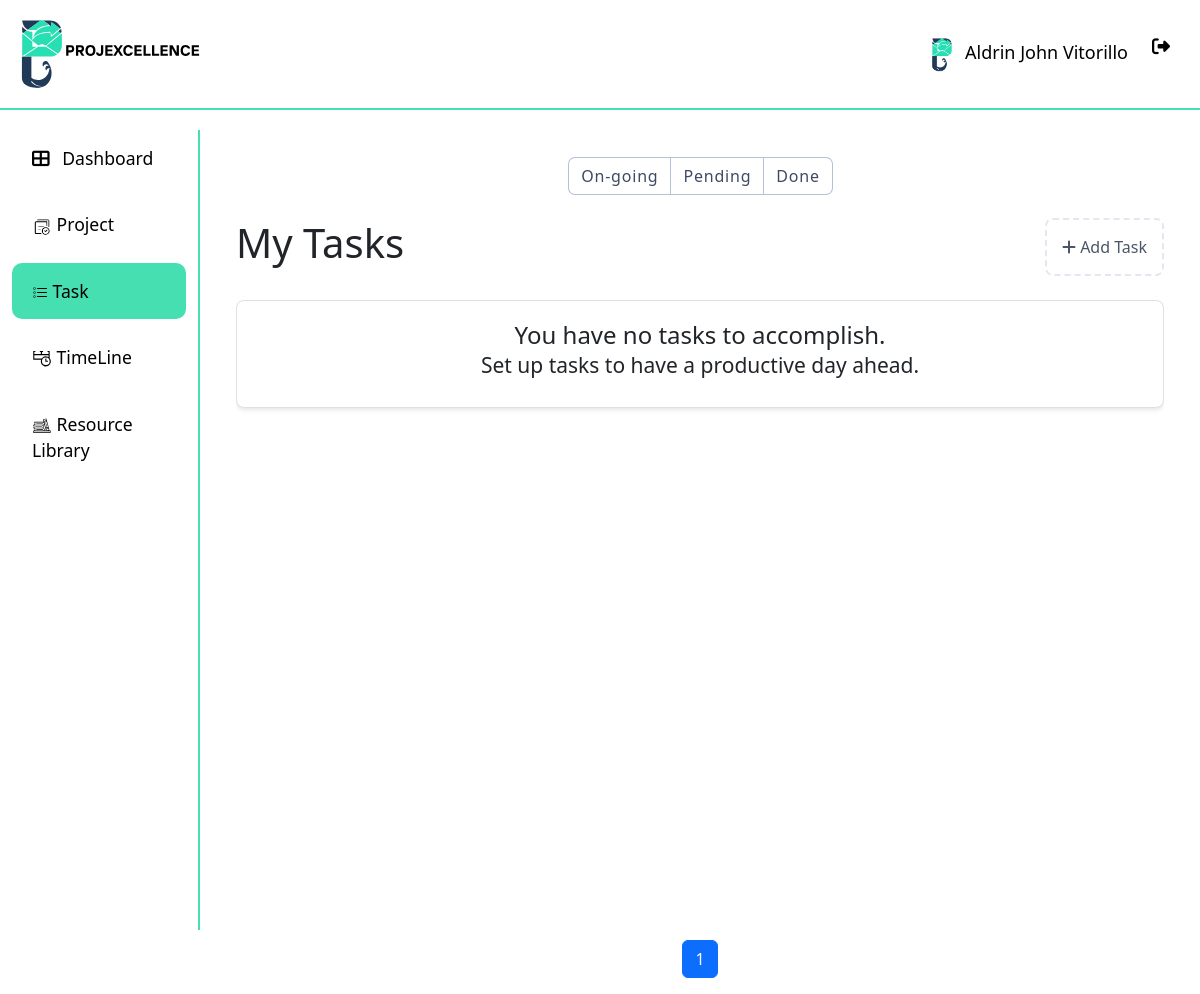
Page /task/Pending/ (signed in) on the committed database.
### api/models.py (models this page shows, shortened)
class User(AbstractUser):
    ROLE_CHOICES = [
        ("ADMIN", "Admin"),
        ("PM", "projectmanger"),
        ("MEMBER", "member"),
    ]
    STATUS_CHOICES = [
        ("APPROVED", "Approved"),
        ("REJECTED", "Rejected"),
        ("PENDING", "Pending"),
    ]
    username = None  # Remove the username field entirely
    email = models.EmailField(_("email address"), unique=True)
    phone_regex = RegexValidator(
        regex=r"^\+?1?\d{9,15}$",
        message="Phone number must be entered in the format: '+999999999'. Up to 15 digits allowed.",
    )
    phone_number = models.CharField(validators=[phone_regex], max_length=17, blank=True)
    role = models.CharField(max_length=10, choices=ROLE_CHOICES, default="EMPLOYEE")
    date_of_hire = models.DateField(blank=True, null=True)
    profile_path = models.ImageField(null=True, blank=True,upload_to='profile/' )
    status = models.CharField(max_length=20, choices=STATUS_CHOICES, default="PENDING")
    groups = models.ManyToManyField(
        "auth.Group",
        verbose_name=_("groups"),
        blank=True,
        related_name="custom_user_set",
        related_query_name="custom_user",
    )
    user_permissions = models.ManyToManyField(
        "auth.Permission",
        verbose_name=_("user permissions"),
        blank=True,
        related_name="custom_user_set",
        related_query_name="custom_user",
    )
    objects = UserManager()
    USERNAME_FIELD = "email"
    REQUIRED_FIELDS = ["first_name", "last_name", "date_of_hire", "password"]
    def __str__(self):
        return f"{self.first_name} {self.last_name}"

### api/views.py (the view)
# urls.py: path("task/<str:status>/", views.task_list, name="task"),
@login_required
def task_list(request,status):
    tasks = Task.objects.filter(assigned_to=request.user, status=status).order_by("due_date")
    task_filter = TaskFilter(request.GET, queryset=tasks)
    paginator = Paginator(task_filter.qs, 10)
    page_number = request.GET.get("page")
    page_obj = paginator.get_page(page_number)
    edit_task_forms = {task.id: TaskForm(instance=task) for task in tasks}
    context = {
        "page_obj": page_obj,
        "edit_task_forms": edit_task_forms,
        "add_task_form": TaskForm(),
        "filter": task_filter,
    }
    return render(request, "task.html", context)

### api/models.py (called while the page is built)
    def __str__(self):
        return self.project_name

### api/templates/task.html (shortened to what this page needs)
{% extends "base.html" %}
{% load crispy_forms_tags %}
{% load custom_filters %}
{% block content %}
    <div class="mydict">
        <div>
            <label for="On-going">
                <span class="filter-bar">On-going</span>
            </label>
            <label for="Pending">
                <span class="filter-bar"></i>Pending</span>
            </label>
            <label for="Done">
                <span class="filter-bar">Done</span>
            </label>
        </div>
    </div>
<div class="page-container">
    <div class="content-wrapper container mt-4">
        <div class="d-flex justify-content-between align-items-center mb-4">
            <h1 class="text-3xl font-bold">My Tasks</h1>
            <div class="add-task" data-bs-toggle="modal" data-bs-target="#addTaskModal">
                <i class="fas fa-plus mr-2"></i> Add Task
            </div>
        </div>
        <div id="tasks-list">
            {% for task in page_obj %}
            <div class="task-item {% if task.completed %}completed{% endif %}">
                <div class="d-flex align-items-center">
                    <input type="checkbox" class="task-checkbox" {% if task.completed %}checked{% endif %}>
                    <div>
                        <div class="task-title">{{ task.task_name }}</div>
                        <div class="task-description">{{ task.description }}</div>
                        <div class="task-due-date">Due: {{ task.due_date|date:"F j, Y g:iA" }}</div>
                        <span class="badge {{ task.status|lower }}">
                            <i class="bi bi-circle-fill icon-small" style="width: 0.1px;"></i> {{ task.status }}
                        </span>
                    </div>
                    <div class="task-actions ml-auto">
                        <i class="fas fa-edit" data-bs-toggle="modal" data-bs-target="#editTaskModal{{ task.id }}"></i>
                        <i class="fas fa-trash" data-bs-toggle="modal" data-bs-target="#deleteTaskModal{{ task.id }}"></i>
                    </div>
                </div>
            </div>
            <div class="modal fade" id="editTaskModal{{ task.id }}" tabindex="-1" aria-labelledby="editTaskModalLabel{{ task.id }}" aria-hidden="true">
                <div class="modal-dialog modal-dialog-centered">
                    <div class="modal-content">
                        <div class="modal-header">
                            <h5 class="modal-title" id="editTaskModalLabel{{ task.id }}">Edit Task</h5>
                            <button type="button" class="btn-close" data-bs-dismiss="modal" aria-label="Close"></button>
                        </div>
                        <div class="modal-body">
                            <form method="post" action="{% url 'edit_task' task.id %}">
                                {% csrf_token %}
                                {{ edit_task_forms|dict_get:task.id|crispy }}
                                <button type="submit" class="btn btn-primary mt-3">Save changes</button>
                            </form>
                        </div>
                    </div>
                </div>
            </div>
            <div class="modal fade" id="deleteTaskModal{{ task.id }}" tabindex="-1" aria-labelledby="deleteTaskModalLabel{{ task.id }}" aria-hidden="true">
                <div class="modal-dialog modal-dialog-centered">
                    <div class="modal-content">
                        <div class="modal-header">
                            <h5 class="modal-title" id="deleteTaskModalLabel{{ task.id }}">Confirm Delete</h5>
                            <button type="button" class="btn-close" data-bs-dismiss="modal" aria-label="Close"></button>
                        </div>
                        <div class="modal-body">
                            Are you sure you want to delete this task?
                        </div>
                        <div class="modal-footer">
                            <form method="post" action="{% url 'delete_task' task.id %}">
                                {% csrf_token %}
                                <button type="submit" class="btn btn-danger">Delete</button>
                            </form>
                            <button type="button" class="btn btn-secondary" data-bs-dismiss="modal">Cancel</button>
                        </div>
                    </div>
                </div>
            </div>
            {% empty %}
                <div class="task-item">
                    <h4 class="text-center">You have no tasks to accomplish.<br/><small>Set up tasks to have a productive day ahead.</small></h4>
                </div>
            {% endfor %}
        </div>
        <nav aria-label="Page navigation" class="mt-auto">
            <ul class="pagination justify-content-center">
                {% for num in page_obj.paginator.page_range %}
                    {% if page_obj.number == num %}
                        <li class="page-item active"><span class="page-link">{{ num }}</span></li>
                    {% elif num > page_obj.number|add:'-3' and num < page_obj.number|add:'3' %}
                        <li class="page-item"><a class="page-link" href="?page={{ num }}">{{ num }}</a></li>
                    {% endif %}
                {% endfor %}
            </ul>
        </nav>
    </div>
</div>
{% endblock content %}

### api/templates/base.html (shortened to what this page needs)
{% load static %}
<!DOCTYPE html>
<html lang="en">
  <head>
    <link
      href="https://cdn.jsdelivr.net/npm/bootstrap@5.3.0/dist/css/bootstrap.min.css"
      rel="stylesheet"
    />
    <link href="https://cdn.jsdelivr.net/npm/bootstrap-icons/font/bootstrap-icons.css" rel="stylesheet">
    <link
      href="https://cdnjs.cloudflare.com/ajax/libs/font-awesome/6.4.0/css/all.min.css"
      rel="stylesheet"
    />
    <link href="https://cdn.jsdelivr.net/npm/bootstrap@5.3.0/dist/css/bootstrap.min.css" rel="stylesheet">
  </head>
  <body>
    <header>
      <div class="header">
          <img src="{% static '/res/slogo.svg' %}" alt="logo" width="200px">
          <div class="profile">
            <a class="nav-link {% if request.resolver_match.url_name == 'profile' %}active{% endif %}" href="{% url 'profile' %}">
              {% if request.user.profile_path.url != null  %}
                <img class="avatar" src="{{ request.user.profile_path.url }}" width="40px" style="border-radius: 50%;" >
              {%endif%}
              {{ request.user.first_name|capfirst }} {{ request.user.last_name|capfirst }}
            </a>
            <a class="nav-link" href="{% url 'logout' %}" onclick="event.preventDefault(); document.getElementById('logout-form').submit();">
              <i class="fas fa-sign-out-alt me-2"></i>
            </a>
          </div>
      </div>
    </header>
    <div class="container-fluid">
      <div class="row">
        <nav
          id="sidebarMenu"
          class="col-md-3 col-lg-2 d-md-block sidebar collapse"
        >
          <ul class="nav flex-column">
            <li class="nav-item">
              <a class="nav-link {% if request.resolver_match.url_name == 'dashboard' %}active{% endif %}" href="{% url 'dashboard' %}">
                <i class="fas fa-th-large me-2"></i> Dashboard
              </a>
            </li>
            <li class="nav-item">
              <a class="nav-link {% if request.resolver_match.url_name == 'project' %}active{% endif %}" href="{% url 'project' %}">
                <img src="{% static '/res/projectIcon.svg' %}" alt="logo" width="20px">  Project
              </a>
            </li>
            <li class="nav-item">
              <a class="nav-link {% if request.resolver_match.url_name == 'task' %}active{% endif %}" href="{% url 'task' 'Pending' %}">
                 Task
              </a>
            </li>
            <li class="nav-item">
              <a class="nav-link {% if request.resolver_match.url_name == 'timeline' %}active{% endif %}" href="{% url 'timeline' %}">
                <img src="{% static '/res/timelineIcon.svg' %}" alt="logo" width="20px">  TimeLine
              </a>
            </li>
            <li class="nav-item">
              <a class="nav-link {% if request.resolver_match.url_name == 'resourceLib' %}active{% endif %}" href="{% url 'resourceLib' %}">
                <img src="{% static '/res/resourceIcon.svg' %}" alt="logo" width="20px"> Resource Library
              </a>
            </li>
          </ul>
        </nav>
        <main class="col-md-9 ms-sm-auto col-lg-10 px-md-4 main-content">
          {% block content %}{% endblock content %}
        </main>
      </div>
    </div>
  </body>
</html>

### api/templates/base.html (style rules this page uses)
.header { overflow: hidden; background-color: #ffffff; padding: 20px 10px; position: fixed; top: 0; width: 100%; z-index: 1000; margin-bottom: 10px; border-bottom: 2px solid #46DFB1; height: 110px; display: flex; justify-content: space-between; align-items: center; }
.header a { float: left; color: black; text-align: center; padding: 12px; text-decoration: none; font-size: 18px; line-height: 25px; border-radius: 4px; }
body { margin-top: 130px; background-color: #ffffff; }
.sidebar { background-color: #ffffff; color: black; height: 100vh; overflow-y: auto; position: fixed; top: 100; left: 0; z-index: 1000; border-right: 2px solid #46DFB1; }
.sidebar .nav-link { color: black; padding: 15px 20px; font-size: 1.1rem; margin-bottom: 10px; }
.sidebar .nav-link.active { background-color: #46DFB1; border-radius: 10px; color: black; }
.main-content { margin-left: 0; padding-top: 20px; }

### api/templates/task.html (style rules this page uses)
.page-container { display: flex; flex-direction: column; min-height: 100vh; }
.content-wrapper { flex: 1; display: flex; flex-direction: column; }
#tasks-list { flex: 1; overflow-y: auto; margin-bottom: 20px; }
.task-item { background-color: #ffffff; border: 1px solid #e0e0e0; border-radius: 8px; padding: 20px; margin-bottom: 15px; cursor: pointer; transition: all 0.3s ease; box-shadow: 0 2px 4px rgba(0,0,0,0.1); }
.add-task { color: #4a5568; cursor: pointer; padding: 15px; border: 2px dashed #e2e8f0; border-radius: 8px; display: inline-block; transition: all 0.3s ease; }
.mydict div { display: flex; flex-wrap: wrap; margin-top: 0.5rem; justify-content: center; }
label span { display: block; cursor: pointer; background-color: #fff; padding: 0.375em .75em; position: relative; margin-left: .0625em; box-shadow: 0 0 0 0.0625em #b5bfd9; letter-spacing: .05em; color: #3e4963; text-align: center; transition: background-color .5s ease; }
label:first-child span { border-radius: .375em 0 0 .375em; }
label:last-child span { border-radius: 0 .375em .375em 0; }

### rows in the picture
User: user.profile_path (picture), user.first_name "Aldrin John", user.last_name "Vitorillo"

### other values in the picture
{{ num }} "1"
